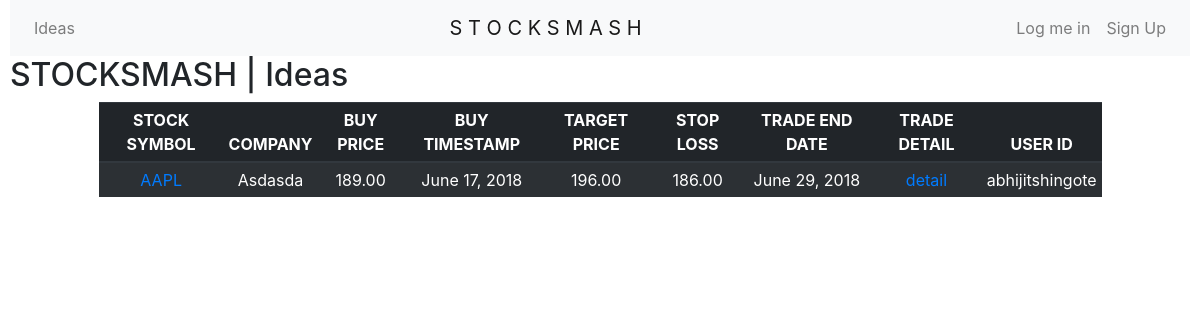
/ideas/AAPL/, run on an earlier commit of the app's database.
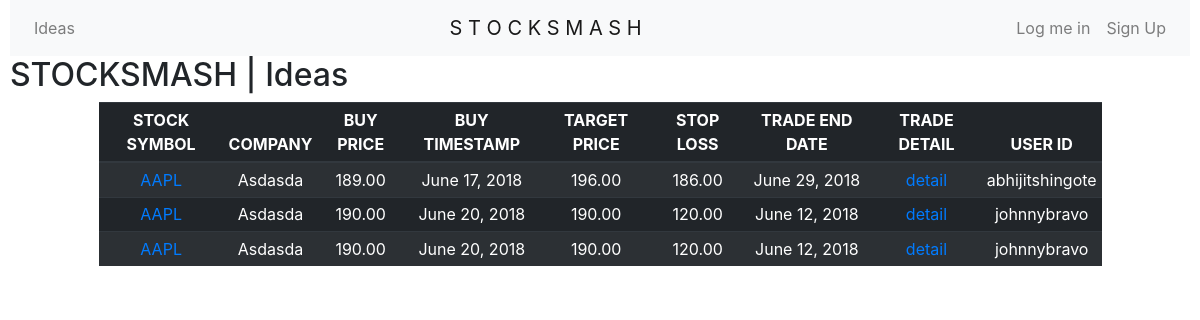
And on a later commit of the database.
### ideas/models.py (models this page shows, shortened)
class Idea(models.Model):
	tickersymbol=models.ForeignKey('stocks.Stock',on_delete=models.CASCADE)
	buyprice=models.DecimalField(decimal_places=2,max_digits=9)
	buytimestamp=models.DateField(auto_now=True)
	targetprice=models.DecimalField(decimal_places=2,max_digits=9)
	tradeenddate=models.DateField()
	stoplossprice=models.DecimalField(decimal_places=2,max_digits=9)
	shortthesis=models.TextField(max_length=100)
	longthesis=models.TextField()
	user=models.ForeignKey(User,on_delete=models.CASCADE)
	created=models.DateField(auto_now_add=True)
	updated=models.DateField(auto_now=True)

### stocks/models.py (models this page shows)
class Stock(models.Model):
	tickersymbol=models.CharField(max_length=6)
	tickername=models.CharField(max_length=300)
	created=models.DateField(auto_now_add=True)
	updated=models.DateField(auto_now=True)
	def __str__(self):
		return self.tickersymbol

### ideas/views.py (the view)
# urls.py: url(r'^(?P<ticker>\w+)/',IdeabyStockView.as_view(),name='ideasbystock'),
class IdeabyStockView(ListView):
	def get_queryset(self):
		ticker=get_object_or_404(Stock,tickersymbol=self.kwargs['ticker'])
		return Idea.objects.filter(tickersymbol=ticker)

### templates/ideas/idea_list.html (shortened to what this page needs)
{% extends 'base.html' %}
{% block content %}
	<h2>STOCKSMASH | Ideas </h2>
	<table class="table table-striped table-dark table-sm">
		<thead>
			<tr>
				<th>STOCK SYMBOL</th>
				<th>COMPANY</th>
				<th>BUY PRICE</th>
				<th>BUY TIMESTAMP</th>
				<th>TARGET PRICE</th>
				<th>STOP LOSS</th>
				<th>TRADE END DATE</th>
				<th>TRADE DETAIL</th>
				<th>USER ID</th>
			</tr>
		</thead>
		<tbody>
			{%for idea in object_list %}
			<tr>
				<td><a href="{% url 'ideas:ideasbystock' idea.tickersymbol.tickersymbol %}">{{idea.tickersymbol}}</a></td>
				<td>{{idea.tickersymbol.tickername}}</td>
				<td>{{idea.buyprice}}</td>
				<td>{{idea.buytimestamp}}</td>
				<td>{{idea.targetprice}}</td>
				<td>{{idea.stoplossprice}}</td>
				<td>{{idea.tradeenddate}}</td>
				<td><a href="{% url 'ideas:ideadetail' idea.pk %}">detail
				</a></td>
				<td>{{idea.user}}</td>
			</tr>
				{% endfor %}
		</tbody>
	</table>
{% endblock %}

### templates/base.html (shortened to what this page needs)
{% load static %}
<!DOCTYPE html>
<html>
<head>
		<link rel="stylesheet" type="text/css" href="{% static "bootstrap.min.css" %}">
</head>
<body>
<nav class="navbar navbar-expand-lg navbar-light bg-light">
{% if request.user.is_authenticated %}
<ul class="navbar-nav mr-auto">
	<li class="nav-item">
		<a class="nav-link" href="{% url 'ideas:create' %}">Post an Idea</a>
	</li>
	<li class="nav-item">
		<a class="nav-link" href="{% url 'ideas:ideaslist' %}">Ideas</a>
	</li>
</ul>
<a class="navbar-brand mx-auto" href="{% url 'index' %}">S T O C K S M A S H</a>
<ul class="navbar-nav ml-auto">
	<li>
		<span class="navbar-text">Welcome {{request.user}}</span>
	</li>
	<li class="nav-item">
		<a class="nav-link" href="{% url 'logout' %}">Logout</a>
	</li>
</ul>
{% else %}
<ul class="navbar-nav mr-auto">
	<li class="nav-item">
		<a class="nav-link" href="{% url 'ideas:ideaslist' %}">Ideas</a>
	</li>
</ul>
<a class="navbar-brand mx-auto" href="{% url 'index' %}">S T O C K S M A S H</a>
<ul class="navbar-nav ml-auto">
	<li class="nav-item">
		<a class="nav-link" href="{% url 'login' %}">Log me in</a>
	</li>
	<li class="nav-item">
		<a class="nav-link" href="{% url 'signup' %}">Sign Up</a>
	</li>
</ul>
{% endif %}
</nav>
{% block content %}
{% endblock  %}
</body>
</html>

### templates/base.html (style rules this page uses)
body { margin: 0 10px; }
table { width: 85% !important; margin : 0 auto !important; }
td,th { text-align: center; }

What changed in the data, as far as the page shows it:
added Idea: tickersymbol "AAPL", tickersymbol.tickername "Asdasda", buyprice "190.00", buytimestamp "June 20, 2018", targetprice "190.00", stoplossprice "120.00", tradeenddate "June 12, 2018", user "johnnybravo"
added Idea: tickersymbol "AAPL", tickersymbol.tickername "Asdasda", buyprice "190.00", buytimestamp "June 20, 2018", targetprice "190.00", stoplossprice "120.00", tradeenddate "June 12, 2018", user "johnnybravo"
